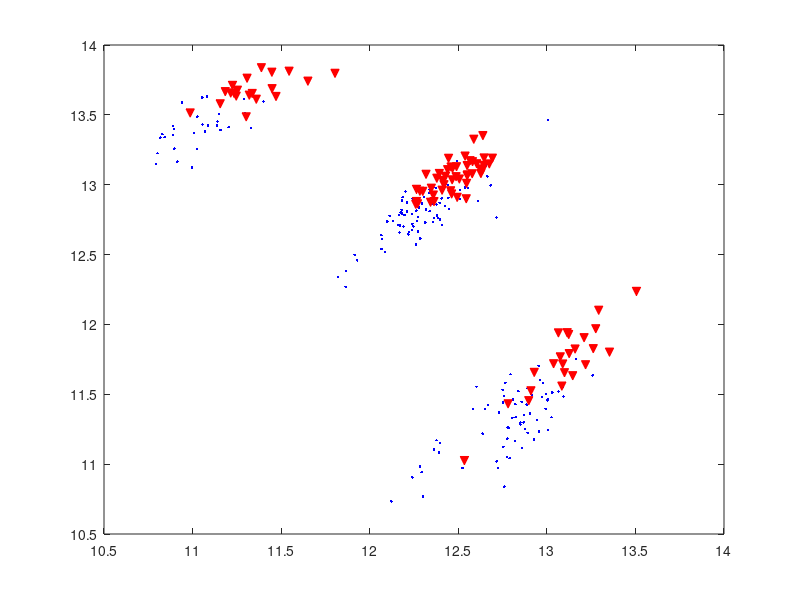

MATLAB code to generate this figure: (Note: this script raises an error after producing the figure.)
data = dlmread('SNP_A-1721275int.txt');
train_data = dlmread('SNP_A-1721275_train.txt');

c4 = 2;

c_aa = [13.0854384578; 11.7470601948];
E_aa = [32.3104794093 -19.9674186637;
        -19.9674186637 23.9591749814];
rho_aa = 66.0892137393;
E_aa = E_aa/((1+rho_aa)/c4);

c_ab = [12.4688805744; 13.0527713064];
E_ab = [32.8935946836 -16.7439154593;
        -16.7439154593 28.6796413384];
rho_ab = 46.9841189466;
E_ab = E_ab/((1+rho_ab)/c4);

c_bb = [11.4027965222; 13.6677924444];
E_bb = [20.0749398169 -13.143836991;
        -13.143836991 44.7413914249];
rho_bb = 44.1049172054;
E_bb = E_bb/((1+rho_bb)/c4);


figure;

% plot all data point
plot(data(:,1),data(:,2),'b.');
hold on;

% plot aa training data
plot(train_data(:,1),train_data(:,2),'rv','MarkerFaceColor','r');
hold on;

% plot aa ellipsoid
ellipse_plot(E_aa, c_aa);
hold on;
ellipse_plot(E_ab, c_ab);
hold on;
ellipse_plot(E_bb, c_bb);

xlabel('log(allele A intensity)');
ylabel('log(allele B intensity)');
xlim([10 15]);
ylim([9.5 15]);
axis equal;
title('SNP\_A-1721275');
